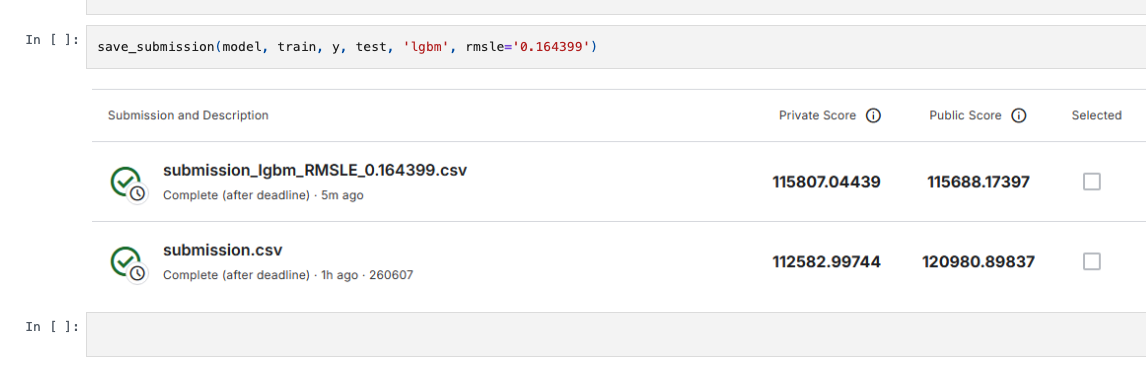
#> input picture 02_Data_Analysis/DA02/images/1.png, 1146 x 380 px; its folder holds only this picture in this run
$ jupyter execute --allow-errors Wind_turbine_Detection_EDA.ipynb   (shell and % lines are left out)   (older library calls are emulated)
#> lines starting #> are read from the running program, lines starting #| are printed output that depends on the picture
# 한글 폰트 설정

motplotlib 실행 시 한글이 깨지는 현상에 대한 대비.

[cell 1]
# 나눔고딕 폰트 설치

[cell 2]
import matplotlib.font_manager as fm
import matplotlib.pyplot as plt

font_path = "/usr/share/fonts/truetype/nanum/NanumGothic.ttf"
#> (the rest of this cell did not finish here and is left out)

# 라이브러리 로드

[cell 3]
import os
import glob
import numpy as np
import pandas as pd
import matplotlib.pyplot as plt
import seaborn as sns
import cv2
from collections import Counter
from tqdm import tqdm

# 0. 경로 설정

[cell 4]
BASE_DIR = "/content/drive/MyDrive/yolo-annotated-wind-turbines/NordTank586x371"
IMG_DIR = os.path.join(BASE_DIR, "images")
LBL_DIR = os.path.join(BASE_DIR, "labels")

CLASS_NAMES = {0: "Dirt", 1: "Damage"}  # data.yaml / classes.txt 확인 후 실제 매핑으로 수정

# 1. EDA 수행 함수 정의

[cell 5]
# ============================================================
# 1. 이미지-라벨 매칭 점검
# ============================================================
# [21 lines left out: function check_image_label_matching, not called in this run]

[cell 6]
# ============================================================
# 2. 전체 어노테이션 파싱 -> 하나의 DataFrame으로
# ============================================================
# [55 lines left out: function parse_all_annotations, not called in this run]

[cell 7]
# ============================================================
# 2-1. 정상(Normal) vs 이상(Anomaly: Dirt/Damage 존재) 이미지 비율 분석
#   - 라벨 파일이 없거나 비어있는 이미지 = 정상 블레이드 (negative sample)
#   - 라벨 파일에 객체가 1개 이상 = 이상 블레이드
# ============================================================
def analyze_normal_vs_anomaly():
    img_files = glob.glob(os.path.join(IMG_DIR, "*.png")) + glob.glob(os.path.join(IMG_DIR, "*.jpg"))
    normal, anomaly = [], []

    for img_path in img_files:
        stem = os.path.splitext(os.path.basename(img_path))[0]
        lbl_path = os.path.join(LBL_DIR, stem + ".txt")

        if not os.path.exists(lbl_path):
            normal.append(stem)
        else:
            with open(lbl_path, "r") as f:
                lines = [l for l in f.readlines() if l.strip()]
            if len(lines) == 0:
                normal.append(stem)
            else:
                anomaly.append(stem)

    n_total = len(img_files)
    print(f"전체 이미지 수: {n_total}")
    print(f"정상(라벨 없음) 이미지: {len(normal)}개 ({len(normal)/n_total:.1%})")
    print(f"이상(Dirt/Damage 존재) 이미지: {len(anomaly)}개 ({len(anomaly)/n_total:.1%})")

    plt.figure(figsize=(5, 4))
    plt.bar(["정상", "이상(Dirt/Damage)"], [len(normal), len(anomaly)], color=["#4C72B0", "#C44E52"])
    plt.title("정상 vs 이상 이미지 비율")
    plt.ylabel("이미지 수")
    plt.tight_layout()
    plt.savefig("/content/eda_normal_vs_anomaly.png", dpi=150)
    plt.show()

    return normal, anomaly

[cell 8]
# ============================================================
# 2-2. (속도 개선) 이미지 해상도가 고정인 경우 사용하는 빠른 파싱
#   폴더명이 NordTank586x371 이므로 전부 586x371일 가능성이 높음.
#   먼저 fixed_size 가정이 맞는지 소규모 샘플로 검증한 뒤 사용할 것.
# ============================================================
def verify_fixed_resolution(sample_n=30):
#> called with sample_n = 50
    img_files = (glob.glob(os.path.join(IMG_DIR, "*.png")) +
                 glob.glob(os.path.join(IMG_DIR, "*.jpg")))
    sample = img_files[:sample_n]
    sizes = set()
    for p in sample:
        img = cv2.imread(p)
#> img is the input picture: shape (380, 1146, 3); mean B, G, R 247.4, 247.4, 247.3
        if img is not None:
            sizes.add(img.shape[:2])  # (h, w)
    print(f"샘플 {len(sample)}장 중 발견된 해상도 종류: {sizes}")
#| 샘플 1장 중 발견된 해상도 종류: {(380, 1146)}
    return sizes


def parse_all_annotations_fast(fixed_w=586, fixed_h=371):
    """이미지 해상도가 고정값이라고 확신할 때만 사용 (cv2.imread 생략 -> 훨씬 빠름)"""
#> called with fixed_w = 586, fixed_h = 371
    rows = []
#> rows = []
    lbl_files = glob.glob(os.path.join(LBL_DIR, "*.txt"))

    for lbl_path in tqdm(lbl_files, desc="어노테이션 파싱 중 (fast)"):
        stem = os.path.splitext(os.path.basename(lbl_path))[0]

        img_path_png = os.path.join(IMG_DIR, stem + ".png")
        img_path_jpg = os.path.join(IMG_DIR, stem + ".jpg")
        img_path = img_path_png if os.path.exists(img_path_png) else img_path_jpg

        if not os.path.exists(img_path):
            continue

        w, h = fixed_w, fixed_h  # imread 없이 고정값 사용

        with open(lbl_path, "r") as f:
            lines = f.readlines()

        if len(lines) == 0:
            rows.append({
                "stem": stem, "img_path": img_path, "img_w": w, "img_h": h,
                "class_id": None, "x_center": None, "y_center": None,
                "bbox_w_norm": None, "bbox_h_norm": None
            })
            continue

        for line in lines:
            parts = line.strip().split()
            if len(parts) != 5:
                print(f"[경고] 형식 오류 라인 발견: {lbl_path} -> {line}")
                continue
            cls, xc, yc, bw, bh = parts
            rows.append({
                "stem": stem, "img_path": img_path, "img_w": w, "img_h": h,
                "class_id": int(cls), "x_center": float(xc), "y_center": float(yc),
                "bbox_w_norm": float(bw), "bbox_h_norm": float(bh)
            })

    df = pd.DataFrame(rows)
#> df = table of 0 rows and 0 columns
    df["bbox_w_px"] = df["bbox_w_norm"] * df["img_w"]
    df["bbox_h_px"] = df["bbox_h_norm"] * df["img_h"]
    df["bbox_area_px"] = df["bbox_w_px"] * df["bbox_h_px"]
    df["bbox_area_ratio"] = df["bbox_w_norm"] * df["bbox_h_norm"]
    df["aspect_ratio"] = df["bbox_w_px"] / df["bbox_h_px"]
    df["class_name"] = df["class_id"].map(CLASS_NAMES)

    return df

[cell 9]
# ============================================================
# 3. 기본 통계
# ============================================================
# [20 lines left out: function basic_stats, not called in this run]

[cell 10]
# ============================================================
# 4. 클래스 불균형 시각화
# ============================================================
# [9 lines left out: function plot_class_distribution, not called in this run]

[cell 11]
# ============================================================
# 5. bbox 크기 분포 (절대 px 기준 + 면적 비율 기준)
# ============================================================
# [26 lines left out: function plot_bbox_size_distribution, not called in this run]

[cell 12]
# ============================================================
# 6. bbox 위치 히트맵 (이미지 내 어디에 주로 위치하는지)
# ============================================================
# [15 lines left out: function plot_bbox_location_heatmap, not called in this run]

[cell 13]
# ============================================================
# 7. 샘플 이미지에 bbox 그려서 육안 검수
# ============================================================
# [33 lines left out: function visualize_samples, not called in this run]

[cell 14]
# ============================================================
# 8. 이미지 품질 (밝기/블러) 분석
# ============================================================
# [28 lines left out: function analyze_image_quality, not called in this run]

[cell 15]
# ============================================================
# 9. 클래스 공존 (한 이미지에 Dirt+Damage 동시 등장 비율)
# ============================================================
# [11 lines left out: function class_cooccurrence, not called in this run]

# 2. EDA 수행

[cell 16]
# 사진 해상도 확인
verify_fixed_resolution(sample_n=50)

## 2-1.  어노테이션(객체) 파싱

#> (a cell that did not finish here is left out)

## 2-2. 기본 통계

#> (a cell that did not finish here is left out)

## 2-3. 정상 vs 비정상 이미지 비율 분석

[cell 19]
# 정상 vs 비정상 이미지 비율 분석
normal, anomaly = analyze_normal_vs_anomaly()
#| 전체 이미지 수: 1
#| 정상(라벨 없음) 이미지: 1개 (100.0%)
#| 이상(Dirt/Damage 존재) 이미지: 0개 (0.0%)
#> in analyze_normal_vs_anomaly, `plt.savefig("/content/eda_normal_vs_anomaly.png", dpi=150)`:
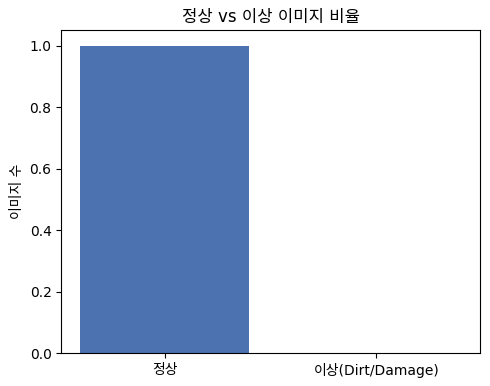
#> figure drawn by matplotlib, 1 panel
#> normal = ['1']; anomaly = []

## 2-4. 클래스 불균형 확인

#> (a cell that did not finish here is left out)

## 2-5 B-box 사이즈 분석 및 위치 히트맵

#> (a cell that did not finish here is left out)

Dirt class의 B-box 크기가 일부 비정삭적으로 큰 것이 포착되었다.
이상치인지를 확인하기 위해서 샘플을 따로 뽑아서 확인하였다.

#> (a cell that did not finish here is left out)

#> (a cell that did not finish here is left out)

## 2-6. 샘플 시각화

#> (a cell that did not finish here is left out)

## 2-7. 이미지 품질 분석

#> (a cell that did not finish here is left out)

[cell 26]
import random

# 정상 이미지에서도 200장 샘플링해서 blur 측정
normal_sample = random.sample(normal, min(200, len(normal)))
#> normal_sample = ['1']

normal_quality = []
for stem in normal_sample:
    img_path_png = os.path.join(IMG_DIR, stem + ".png")
    img_path_jpg = os.path.join(IMG_DIR, stem + ".jpg")
    img_path = img_path_png if os.path.exists(img_path_png) else img_path_jpg
    img = cv2.imread(img_path)
    if img is None:
        continue
    gray = cv2.cvtColor(img, cv2.COLOR_BGR2GRAY)
    brightness = gray.mean()
#> brightness = 247.4
    blur_score = cv2.Laplacian(gray, cv2.CV_64F).var()
#> blur_score = 1150.4
    normal_quality.append({"stem": stem, "brightness": brightness, "blur_score": blur_score, "has_label": False})

normal_quality_df = pd.DataFrame(normal_quality)
#> normal_quality_df = table of 1 rows and 4 columns

# 이상 이미지 quality_df와 합치기
#> (the rest of this cell did not finish here and is left out)


$ run again, on 02_Data_Analysis/DA02/images/5.png
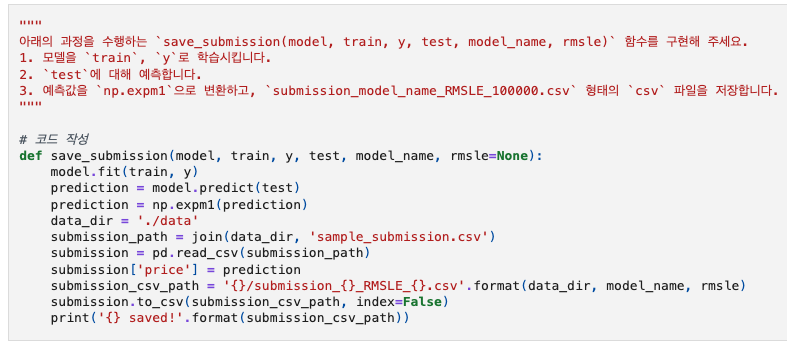
#> input picture 02_Data_Analysis/DA02/images/5.png, 787 x 349 px
#> in verify_fixed_resolution, img is the input picture: shape (349, 787, 3); mean B, G, R 233, 232.8, 235.9
#| 샘플 1장 중 발견된 해상도 종류: {(349, 787)}
#| 전체 이미지 수: 1
#| 정상(라벨 없음) 이미지: 1개 (100.0%)
#| 이상(Dirt/Damage 존재) 이미지: 0개 (0.0%)
#> `gray = cv2.cvtColor(img, cv2.COLOR_BGR2GRAY)`:
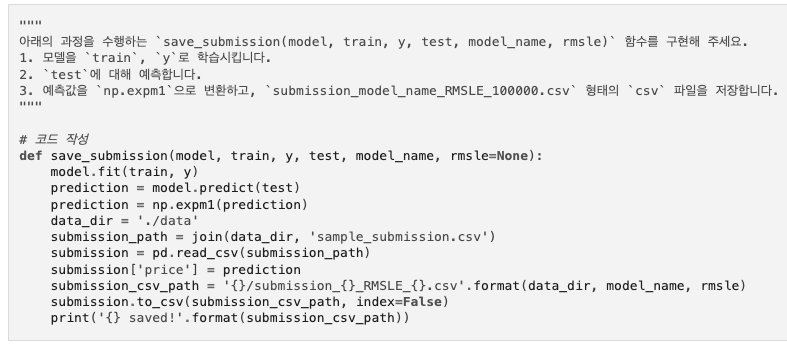
#> gray: shape (349, 787); min 30, max 255, mean 233.8
#> brightness = 233.8
#> blur_score = 5958.9
#> normal_quality_df = table of 1 rows and 4 columns

$ run again, on 02_Data_Analysis/DA02/images/2.png
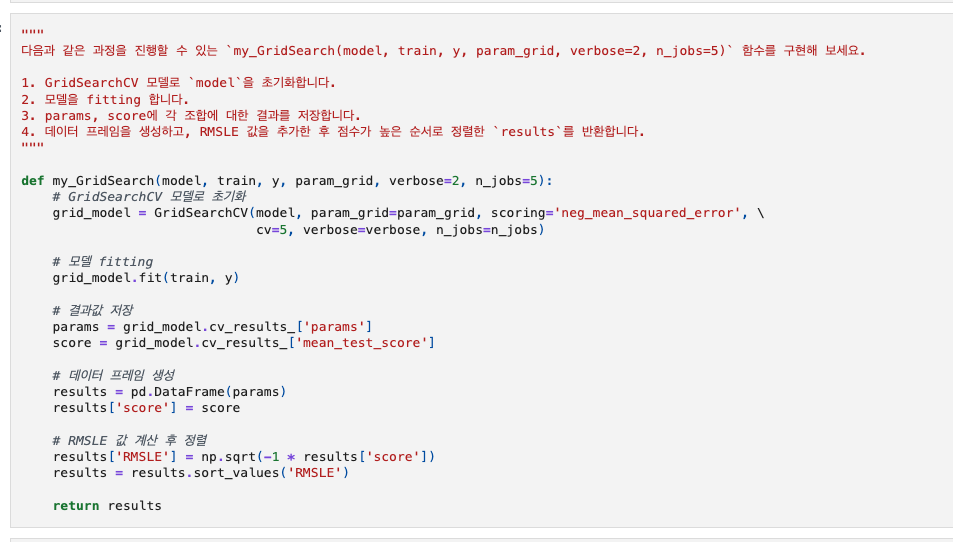
#> input picture 02_Data_Analysis/DA02/images/2.png, 953 x 542 px
#> in verify_fixed_resolution, img is the input picture: shape (542, 953, 3); mean B, G, R 237.2, 237, 239
#| 샘플 1장 중 발견된 해상도 종류: {(542, 953)}
#| 전체 이미지 수: 1
#| 정상(라벨 없음) 이미지: 1개 (100.0%)
#| 이상(Dirt/Damage 존재) 이미지: 0개 (0.0%)
#> `gray = cv2.cvtColor(img, cv2.COLOR_BGR2GRAY)`:
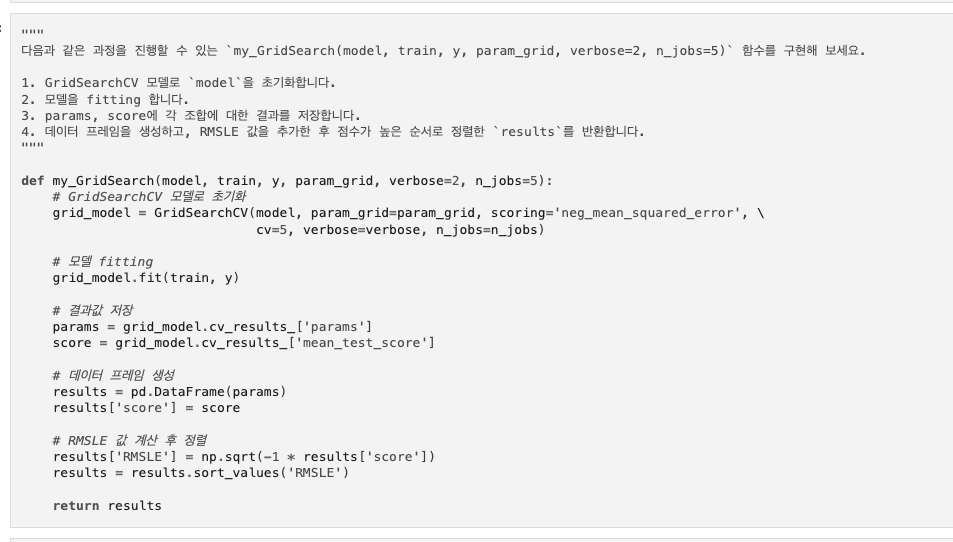
#> gray: shape (542, 953); min 30, max 255, mean 237.6
#> brightness = 237.6
#> blur_score = 3415.2
#> normal_quality_df = table of 1 rows and 4 columns
